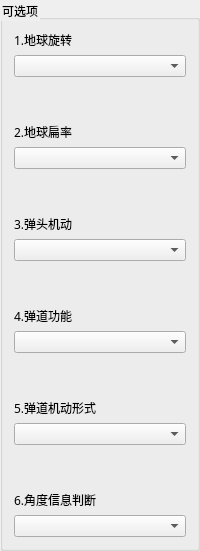
              <widget class="QGroupBox" name="groupBox_2">
               <property name="sizePolicy">
                <sizepolicy hsizetype="Expanding" vsizetype="Preferred">
                 <horstretch>0</horstretch>
                 <verstretch>0</verstretch>
                </sizepolicy>
               </property>
               <property name="styleSheet">
                <string notr="true">QGroupBox::title{
font-size: 13px;
font-weight: bold;
}</string>
               </property>
               <property name="title">
                <string>可选项</string>
               </property>
               <layout class="QVBoxLayout" name="verticalLayout_3">
                <item>
                 <layout class="QGridLayout" name="gridLayout_2">
                  <item row="13" column="0">
                   <widget class="QLabel" name="label_5">
                    <property name="font">
                     <font>
                      <family>微软雅黑</family>
                      <weight>50</weight>
                      <bold>false</bold>
                     </font>
                    </property>
                    <property name="text">
                     <string>5.弹道机动形式</string>
                    </property>
                    <property name="buddy">
                     <cstring>comboBox_6</cstring>
                    </property>
                   </widget>
                  </item>
                  <item row="12" column="0">
                   <spacer name="verticalSpacer_29">
                    <property name="orientation">
                     <enum>Qt::Vertical</enum>
                    </property>
                    <property name="sizeHint" stdset="0">
                     <size>
                      <width>20</width>
                      <height>40</height>
                     </size>
                    </property>
                   </spacer>
                  </item>
                  <item row="4" column="0">
                   <widget class="QComboBox" name="comboBox_2">
                    <property name="sizePolicy">
                     <sizepolicy hsizetype="Expanding" vsizetype="Expanding">
                      <horstretch>0</horstretch>
                      <verstretch>0</verstretch>
                     </sizepolicy>
                    </property>
                   </widget>
                  </item>
                  <item row="3" column="0">
                   <widget class="QLabel" name="label_2">
                    <property name="font">
                     <font>
                      <family>微软雅黑</family>
                      <weight>50</weight>
                      <bold>false</bold>
                     </font>
                    </property>
                    <property name="text">
                     <string>2.地球扁率</string>
                    </property>
                    <property name="buddy">
                     <cstring>comboBox_2</cstring>
                    </property>
                   </widget>
                  </item>
                  <item row="6" column="0">
                   <widget class="QLabel" name="label_3">
                    <property name="font">
                     <font>
                      <family>微软雅黑</family>
                      <weight>50</weight>
                      <bold>false</bold>
                     </font>
                    </property>
                    <property name="text">
                     <string>3.弹头机动</string>
                    </property>
                    <property name="buddy">
                     <cstring>comboBox_3</cstring>
                    </property>
                   </widget>
                  </item>
                  <item row="0" column="0">
                   <widget class="QLabel" name="label_1">
                    <property name="font">
                     <font>
                      <family>微软雅黑</family>
                      <weight>50</weight>
                      <bold>false</bold>
                     </font>
                    </property>
                    <property name="text">
                     <string>1.地球旋转</string>
                    </property>
                    <property name="buddy">
                     <cstring>comboBox_1</cstring>
                    </property>
                   </widget>
                  </item>
                  <item row="8" column="0">
                   <spacer name="verticalSpacer_28">
                    <property name="orientation">
                     <enum>Qt::Vertical</enum>
                    </property>
                    <property name="sizeHint" stdset="0">
                     <size>
                      <width>20</width>
                      <height>40</height>
                     </size>
                    </property>
                   </spacer>
                  </item>
                  <item row="5" column="0">
                   <spacer name="verticalSpacer_27">
                    <property name="orientation">
                     <enum>Qt::Vertical</enum>
                    </property>
                    <property name="sizeHint" stdset="0">
                     <size>
                      <width>20</width>
                      <height>40</height>
                     </size>
                    </property>
                   </spacer>
                  </item>
                  <item row="7" column="0">
                   <widget class="QComboBox" name="comboBox_3">
                    <property name="sizePolicy">
                     <sizepolicy hsizetype="Preferred" vsizetype="Expanding">
                      <horstretch>0</horstretch>
                      <verstretch>0</verstretch>
                     </sizepolicy>
                    </property>
                   </widget>
                  </item>
                  <item row="2" column="0">
                   <spacer name="verticalSpacer_26">
                    <property name="orientation">
                     <enum>Qt::Vertical</enum>
                    </property>
                    <property name="sizeHint" stdset="0">
                     <size>
                      <width>20</width>
                      <height>40</height>
                     </size>
                    </property>
                   </spacer>
                  </item>
                  <item row="1" column="0">
                   <widget class="QComboBox" name="comboBox_1">
                    <property name="sizePolicy">
                     <sizepolicy hsizetype="Expanding" vsizetype="Expanding">
                      <horstretch>0</horstretch>
                      <verstretch>0</verstretch>
                     </sizepolicy>
                    </property>
                   </widget>
                  </item>
                  <item row="17" column="0">
                   <widget class="QLabel" name="label_4">
                    <property name="font">
                     <font>
                      <family>微软雅黑</family>
                      <weight>50</weight>
                      <bold>false</bold>
                     </font>
                    </property>
                    <property name="text">
                     <string>6.角度信息判断</string>
                    </property>
                    <property name="buddy">
                     <cstring>comboBox_4</cstring>
                    </property>
                   </widget>
                  </item>
                  <item row="9" column="0">
                   <widget class="QLabel" name="label_6">
                    <property name="font">
                     <font>
                      <family>微软雅黑</family>
                      <weight>50</weight>
                      <bold>false</bold>
                     </font>
                    </property>
                    <property name="text">
                     <string>4.弹道功能</string>
                    </property>
                    <property name="buddy">
                     <cstring>comboBox_5</cstring>
                    </property>
                   </widget>
                  </item>
                  <item row="16" column="0">
                   <spacer name="verticalSpacer_30">
                    <property name="orientation">
                     <enum>Qt::Vertical</enum>
                    </property>
                    <property name="sizeHint" stdset="0">
                     <size>
                      <width>20</width>
                      <height>40</height>
                     </size>
                    </property>
                   </spacer>
                  </item>
                  <item row="10" column="0">
                   <widget class="QComboBox" name="comboBox_4">
                    <property name="sizePolicy">
                     <sizepolicy hsizetype="Preferred" vsizetype="Expanding">
                      <horstretch>0</horstretch>
                      <verstretch>0</verstretch>
                     </sizepolicy>
                    </property>
                   </widget>
                  </item>
                  <item row="14" column="0">
                   <widget class="QComboBox" name="comboBox_5">
                    <property name="sizePolicy">
                     <sizepolicy hsizetype="Preferred" vsizetype="Expanding">
                      <horstretch>0</horstretch>
                      <verstretch>0</verstretch>
                     </sizepolicy>
                    </property>
                   </widget>
                  </item>
                  <item row="18" column="0">
                   <widget class="QComboBox" name="comboBox_6">
                    <property name="sizePolicy">
                     <sizepolicy hsizetype="Preferred" vsizetype="Expanding">
                      <horstretch>0</horstretch>
                      <verstretch>0</verstretch>
                     </sizepolicy>
                    </property>
                   </widget>
                  </item>
                 </layout>
                </item>
               </layout>
              </widget>
